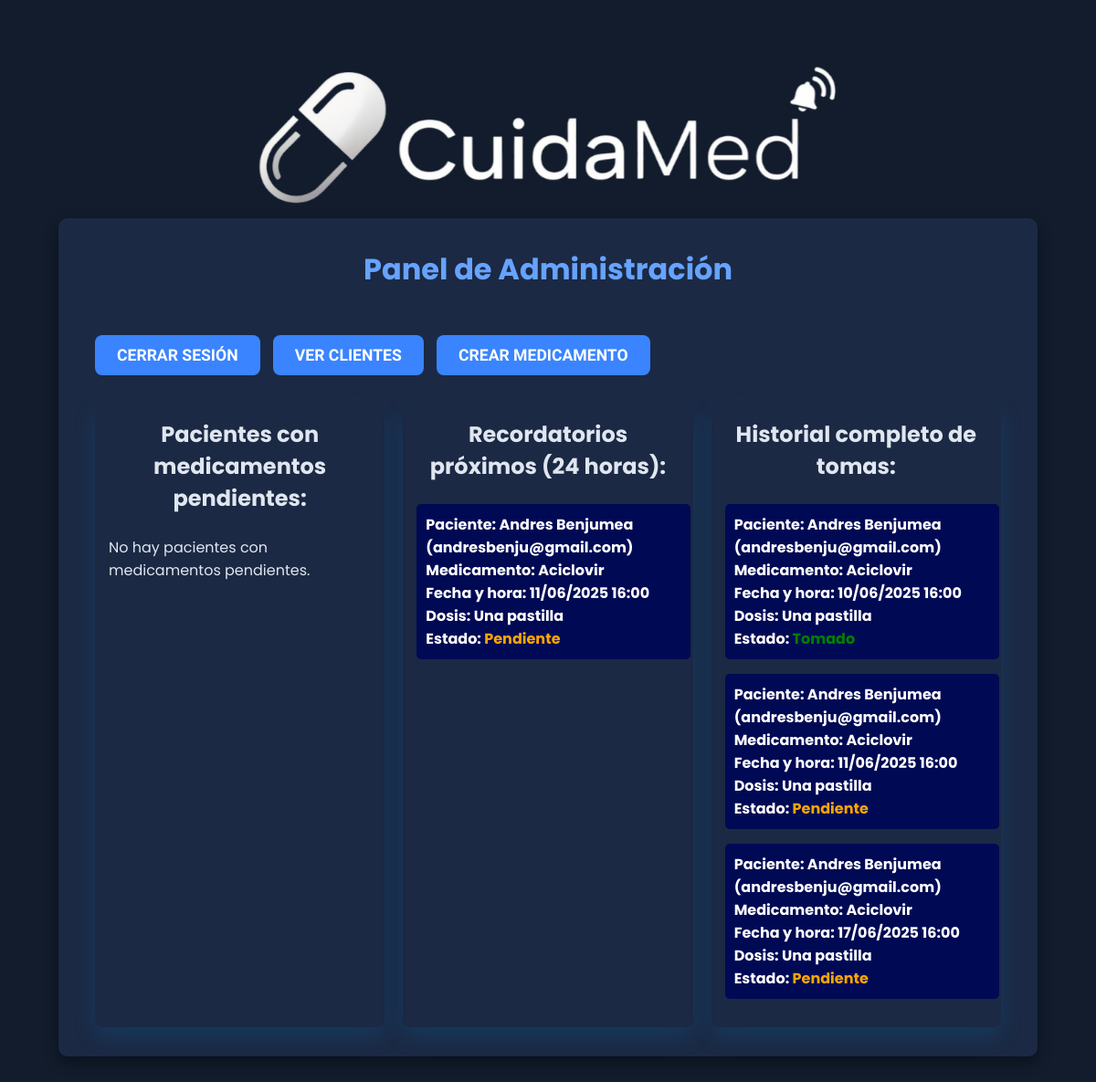
/pages/admin_dashboard.php (signed in), run on an earlier commit of the app's database.
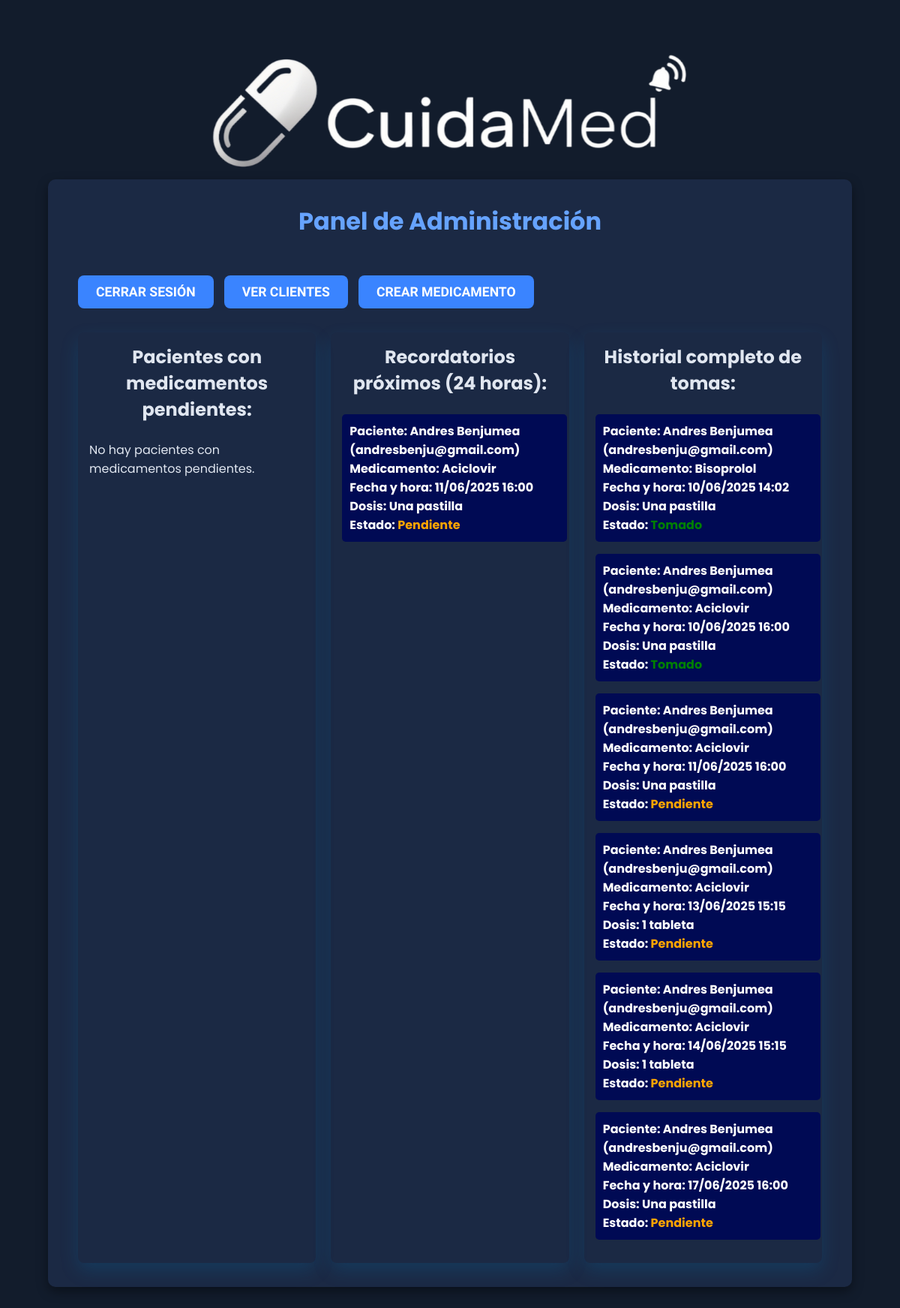
And on a later commit of the database.
### tables this page shows
CREATE TABLE `recordatorios` (
  `id_recordatorio` int(11) NOT NULL,
  `id_usuario` int(11) NOT NULL,
  `id_medicamento` int(11) NOT NULL,
  `fecha_hora` datetime NOT NULL,
  `dosis` varchar(50) DEFAULT NULL,
  `creado_por_admin` tinyint(1) DEFAULT 0
);

CREATE TABLE `usuarios` (
  `id_usuario` int(11) NOT NULL,
  `nombre` varchar(100) NOT NULL,
  `correo` varchar(100) NOT NULL,
  `telefono` varchar(20) DEFAULT NULL,
  `contrasena` varchar(255) NOT NULL,
  `rol` enum('paciente','admin') NOT NULL
);

CREATE TABLE `medicamentos` (
  `id_medicamento` int(11) NOT NULL,
  `nombre` varchar(100) NOT NULL,
  `descripcion` text DEFAULT NULL
);

CREATE TABLE `tomas_medicamento` (
  `id_toma` int(11) NOT NULL,
  `id_recordatorio` int(11) NOT NULL,
  `estado` enum('pendiente','tomado','omitido') NOT NULL,
  `fecha_registro` datetime NOT NULL
);

### pages/admin_dashboard.php (the view, shortened to what this page needs)
<?php
require_once '../db/connection.php';
$clientes = [];
$busqueda = '';
$stmtPendientes = $pdo->prepare("
    SELECT u.nombre AS paciente, u.correo, m.nombre AS medicamento, r.fecha_hora, r.dosis, tm.estado
    FROM tomas_medicamento tm
    INNER JOIN recordatorios r ON tm.id_recordatorio = r.id_recordatorio
    INNER JOIN usuarios u ON r.id_usuario = u.id_usuario
    INNER JOIN medicamentos m ON r.id_medicamento = m.id_medicamento
    WHERE tm.estado = 'pendiente' AND r.fecha_hora <= NOW()
    ORDER BY r.fecha_hora ASC
");
$stmtPendientes->execute();
$pendientes = $stmtPendientes->fetchAll(PDO::FETCH_ASSOC);
$stmtProximos = $pdo->prepare("
    SELECT u.nombre AS paciente, u.correo, m.nombre AS medicamento, r.fecha_hora, r.dosis, tm.estado, tm.id_toma
    FROM recordatorios r
    INNER JOIN usuarios u ON r.id_usuario = u.id_usuario
    INNER JOIN medicamentos m ON r.id_medicamento = m.id_medicamento
    LEFT JOIN tomas_medicamento tm ON r.id_recordatorio = tm.id_recordatorio
    WHERE r.fecha_hora >= NOW() AND r.fecha_hora <= DATE_ADD(NOW(), INTERVAL 1 DAY)
    ORDER BY r.fecha_hora ASC
");
$stmtProximos->execute();
$proximos = $stmtProximos->fetchAll(PDO::FETCH_ASSOC);
$stmtHistorial = $pdo->prepare("
    SELECT u.nombre AS paciente, u.correo, m.nombre AS medicamento, r.fecha_hora, r.dosis, tm.estado
    FROM tomas_medicamento tm
    INNER JOIN recordatorios r ON tm.id_recordatorio = r.id_recordatorio
    INNER JOIN usuarios u ON r.id_usuario = u.id_usuario
    INNER JOIN medicamentos m ON r.id_medicamento = m.id_medicamento
    ORDER BY r.fecha_hora DESC
");
$stmtHistorial->execute();
$historial = $stmtHistorial->fetchAll(PDO::FETCH_ASSOC);
$historial = array_reverse($historial);
?>
<!DOCTYPE html>
<html lang="es">
<head>
    <link rel="stylesheet" href="../styles/style.css" />
</head>
<body>
    <img class="logo" src="../assets/logo.png" alt="Cuidamed Logo">
    <div class="container">
        <h1>Panel de Administración</h1>
        <div class="acciones">
            <a class="btn" href="../php/logout.php">Cerrar Sesión</a>
            <a class="btn" href="?ver=clientes">Ver Clientes</a>
            <a class="btn" href="?ver=medicamentos">Crear Medicamento</a>
        </div>
        <?php if (isset($_GET['ver']) && $_GET['ver'] === 'clientes'): ?>
            <section>
                <h2>Lista de Clientes</h2>
                <form method="get">
                    <input type="hidden" name="ver" value="clientes">
                    <div style="display: flex; gap: 1em;" class="form-group">
                        <input type="text" name="buscar" placeholder="Buscar por nombre o correo"
                            value="<?php echo htmlspecialchars($busqueda); ?>">
                        <button type="submit" class="btn">Filtrar</button>
                    </div>
                </form>
                <ul>
                    <?php
                    if (empty($busqueda)) {
                        $stmtClientes = $pdo->prepare("
                            SELECT id_usuario, nombre, correo, telefono
                            FROM usuarios
                            WHERE rol = 'paciente'
                            ORDER BY nombre ASC
                        ");
                        $stmtClientes->execute();
                        $clientes = $stmtClientes->fetchAll(PDO::FETCH_ASSOC);
                    }
                    ?>
                    <?php if (count($clientes) > 0): ?>
                        <?php foreach ($clientes as $cliente): ?>
                            <div class="cliente-item">
                                <strong>Nombre:</strong> <?php echo htmlspecialchars($cliente['nombre']); ?><br>
                                <strong>Correo:</strong> <?php echo htmlspecialchars($cliente['correo']); ?><br>
                                <strong>Teléfono:</strong> <?php echo htmlspecialchars($cliente['telefono']); ?><br>
                            </div>
                        <?php endforeach; ?>
                    <?php else: ?>
                        <p style="text-align: center">No hay clientes registrados o no se encontraron resultados.</p>
                    <?php endif; ?>
                </ul>
            </section>
        <?php else: ?>
            <div class="flex-columns">
                <section>
                    <h2>Pacientes con medicamentos pendientes:</h2>
                    <?php if (count($pendientes) > 0): ?>
                        <ul>
                            <?php foreach ($pendientes as $pend): ?>
                                <div class="event-item">
                                    <strong>Paciente:</strong> <?php echo htmlspecialchars($pend['paciente']); ?>
                                    (<?php echo htmlspecialchars($pend['correo']); ?>)<br>
                                    <strong>Medicamento:</strong> <?php echo htmlspecialchars($pend['medicamento']); ?><br>
                                    <strong>Fecha y hora:</strong>
                                    <?php echo date('d/m/Y H:i', strtotime($pend['fecha_hora'])); ?><br>
                                    <strong>Dosis:</strong> <?php echo htmlspecialchars($pend['dosis']); ?><br>
                                    <strong>Estado:</strong> <span
                                        style="color: orange;"><?php echo htmlspecialchars($pend['estado']); ?></span>
                                </div>
                            <?php endforeach; ?>
                        </ul>
                    <?php else: ?>
                        <p>No hay pacientes con medicamentos pendientes.</p>
                    <?php endif; ?>
                </section>
                <section>
                    <h2>Recordatorios próximos (24 horas):</h2>
                    <?php if (count($proximos) > 0): ?>
                        <ul>
                            <?php foreach ($proximos as $prox): ?>
                                <div class="event-item">
                                    <strong>Paciente:</strong> <?php echo htmlspecialchars($prox['paciente']); ?>
                                    (<?php echo htmlspecialchars($prox['correo']); ?>)<br>
                                    <strong>Medicamento:</strong> <?php echo htmlspecialchars($prox['medicamento']); ?><br>
                                    <strong>Fecha y hora:</strong>
                                    <?php echo date('d/m/Y H:i', strtotime($prox['fecha_hora'])); ?><br>
                                    <strong>Dosis:</strong> <?php echo htmlspecialchars($prox['dosis']); ?><br>
                                    <strong>Estado:</strong>
                                    <?php
                                    $estado = $prox['estado'] ?? 'Pendiente';
                                    $color = 'orange';
                                    ?>
                                    <span style="color: <?= $color ?>;"><?= htmlspecialchars(ucfirst($estado)) ?></span>
                                </div>
                            <?php endforeach; ?>
                        </ul>
                    <?php else: ?>
                        <p>No hay recordatorios próximos en las próximas 24 horas.</p>
                    <?php endif; ?>
                </section>
                <section>
                    <h2>Historial completo de tomas:</h2>
                    <?php if (count($historial) > 0): ?>
                        <ul>
                            <?php foreach ($historial as $h): ?>
                                <div class="event-item">
                                    <strong>Paciente:</strong> <?php echo htmlspecialchars($h['paciente']); ?>
                                    (<?php echo htmlspecialchars($h['correo']); ?>)<br>
                                    <strong>Medicamento:</strong> <?php echo htmlspecialchars($h['medicamento']); ?><br>
                                    <strong>Fecha y hora:</strong> <?php echo date('d/m/Y H:i', strtotime($h['fecha_hora'])); ?><br>
                                    <strong>Dosis:</strong> <?php echo htmlspecialchars($h['dosis']); ?><br>
                                    <strong>Estado:</strong>
                                    <?php
                                    $estado = $h['estado'] ?? 'Pendiente';
                                    $color = 'orange';
                                    if ($estado === 'tomado')
                                        $color = 'green';
                                    elseif ($estado === 'omitido')
                                        $color = 'red';
                                    ?>
                                    <span style="color: <?= $color ?>;"><?= htmlspecialchars(ucfirst($estado)) ?></span>
                                </div>
                            <?php endforeach; ?>
                        </ul>
                    <?php else: ?>
                        <p>No hay tomas en el historial.</p>
                    <?php endif; ?>
                </section>
            </div>
        <?php endif; ?>
    </div>
</body>
</html>

### styles/style.css (style rules this page uses)
* { margin: 0; padding: 0; box-sizing: border-box; }
:root { --color-bg: #121c2c; --color-bg-alt: #1b2944; --color-primary: #3a84ff; --color-primary-light: #66a3ff; --color-text: #e0e6f0; --color-text-muted: #a0a8bf; --color-error: #ff5555; --color-border: #2a3a5a; --font-family: "Poppins", sans-serif; --font-family-heading: "Oswald", sans-serif; }
html { scrollbar-color: #2c6f91 #d0e8f5; scrollbar-width: thin; }
body { background-color: var(--color-bg); color: var(--color-text); font-family: var(--font-family) !important; min-height: 100vh; width: 100%; display: flex; flex-direction: column; justify-content: center; align-items: center; padding: 4em; }
.container { background-color: var(--color-bg-alt); padding: 2rem 2.5rem; border-radius: 10px; width: 100%; box-shadow: 0 6px 15px rgba(0, 0, 0, 0.4); }
h1 { margin-bottom: 1.5rem; font-weight: 700; text-align: center; color: var(--color-primary-light); }
.btn { background-color: var(--color-primary); color: white; border: none; padding: 0.75rem 1.5rem; border-radius: 8px; font-family: var(--font-family-heading); font-weight: 700; text-transform: uppercase; font-size: 1.1rem; cursor: pointer; text-align: center; transition: background-color 0.3s ease; user-select: none; display: inline-block; text-decoration: none; justify-self: center; align-self: center; }
a.btn { display: inline-block; margin-top: 1rem; }

### pages/admin_dashboard.php (style rules this page uses)
h2 { text-align: center; margin-bottom: 1em; }
.flex-columns { display: flex; gap: 20px; justify-content: space-between; flex-wrap: wrap; }
.flex-columns>section { flex: 1; box-shadow: 0 10px 25px rgba(0, 123, 190, 0.2); padding: 15px; border-radius: 8px; max-height: 80vh; overflow-y: auto; min-width: 280px; }
.acciones { margin: 2em 0; }
.acciones form, .acciones a { display: inline-block; margin-right: 10px; }
.event-item { background: rgb(0, 10, 84); padding: 10px; border-radius: 5px; margin: 1em 0; color: white; font-weight: bold; min-width: 300px; max-width: 400px; flex-shrink: 0; }

What changed in the data, as far as the page shows it:
added tomas_medicamento: usuarios.nombre "Andres Benjumea", usuarios.correo "andresbenju@gmail.com", medicamentos.nombre "Bisoprolol", id_recordatorio.fecha_hora "10/06/2025 14:02", id_recordatorio.dosis "Una pastilla", estado "Tomado"
added tomas_medicamento: usuarios.nombre "Andres Benjumea", usuarios.correo "andresbenju@gmail.com", medicamentos.nombre "Aciclovir", id_recordatorio.fecha_hora "13/06/2025 15:15", id_recordatorio.dosis "1 tableta", estado "Pendiente"
added tomas_medicamento: usuarios.nombre "Andres Benjumea", usuarios.correo "andresbenju@gmail.com", medicamentos.nombre "Aciclovir", id_recordatorio.fecha_hora "14/06/2025 15:15", id_recordatorio.dosis "1 tableta", estado "Pendiente"
